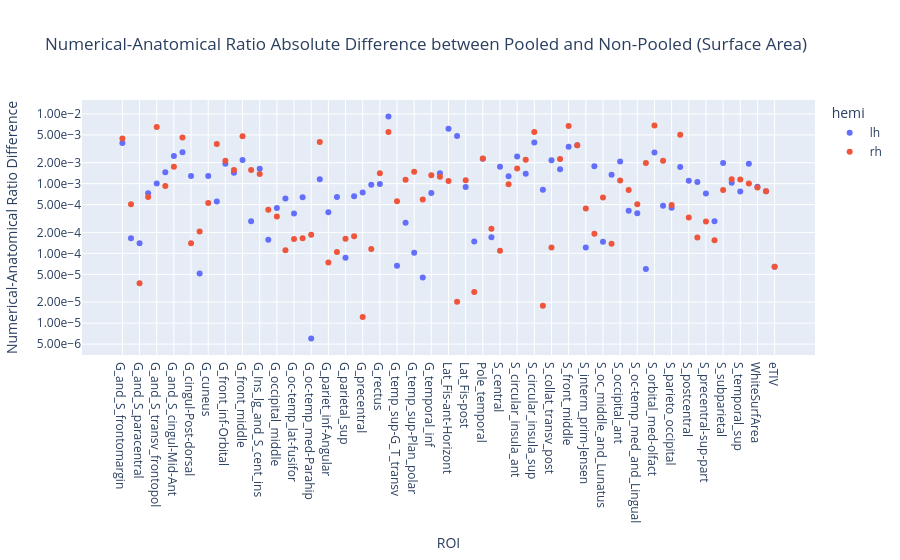

Notebook source saved alongside this figure:
### Markdown cell above
#### Difference between pooled vs non-pooled

### Code cell
r_na_diff = r_na_pooled.copy()
r_na_diff["r"] = (r_na_diff["r"] - r_na["r"]).abs()
print(f"Max difference: {r_na_diff['r'].max()}")
fig = px.scatter(
    r_na_diff,
    x="ROI",
    y="r",
    log_y=True,
    color="hemi",
    title="Numerical-Anatomical Ratio Absolute Difference between Pooled and Non-Pooled (Surface Area)",
    labels={"r": "Numerical-Anatomical Ratio Difference"},
).update_yaxes(tickformat=".2e")
print_figure(fig, "figures/area_r_na_diff.png")

### Figure 1 — Plotly figure (JSON) as saved in the notebook; plotly's stock layout.template omitted (floating-point values rounded to 4 significant figures)
{"data": [{"hovertemplate": "hemi=lh<br>ROI=%{x}<br>Numerical-Anatomical Ratio Difference=%{y}<extra></extra>", "legendgroup": "lh", "marker": {"color": "#636efa", "symbol": "circle"}, "mode": "markers", "name": "lh", "orientation": "v", "showlegend": true, "type": "scatter", "x": ["G_and_S_frontomargin", "G_and_S_occipital_inf", "G_and_S_paracentral", "G_and_S_subcentral", "G_and_S_transv_frontopol", "G_and_S_cingul-Ant", "G_and_S_cingul-Mid-Ant", "G_and_S_cingul-Mid-Post", "G_cingul-Post-dorsal", "G_cingul-Post-ventral", "G_cuneus", "G_front_inf-Opercular", "G_front_inf-Orbital", "G_front_inf-Triangul", "G_front_middle", "G_front_sup", "G_Ins_lg_and_S_cent_ins", "G_insular_short", "G_occipital_middle", "G_occipital_sup", "G_oc-temp_lat-fusifor", "G_oc-temp_med-Lingual", "G_oc-temp_med-Parahip", "G_orbital", "G_pariet_inf-Angular", "G_pariet_inf-Supramar", "G_parietal_sup", "G_postcentral", "G_precentral", "G_precuneus", "G_rectus", "G_subcallosal", "G_temp_sup-G_T_transv", "G_temp_sup-Lateral", "G_temp_sup-Plan_polar", "G_temp_sup-Plan_tempo", "G_temporal_inf", "G_temporal_middle", "Lat_Fis-ant-Horizont", "Lat_Fis-ant-Vertical", "Lat_Fis-post", "Pole_occipital", "Pole_temporal", "S_calcarine", "S_central", "S_cingul-Marginalis", "S_circular_insula_ant", "S_circular_insula_inf", "S_circular_insula_sup", "S_collat_transv_ant", "S_collat_transv_post", "S_front_inf", "S_front_middle", "S_front_sup", "S_interm_prim-Jensen", "S_intrapariet_and_P_trans", "S_oc_middle_and_Lunatus", "S_oc_sup_and_transversal", "S_occipital_ant", "S_oc-temp_lat", "S_oc-temp_med_and_Lingual", "S_orbital_lateral", "S_orbital_med-olfact", "S_orbital-H_Shaped", "S_parieto_occipital", "S_pericallosal", "S_postcentral", "S_precentral-inf-part", "S_precentral-sup-part", "S_suborbital", "S_subparietal", "S_temporal_inf", "S_temporal_sup", "S_temporal_transverse", "WhiteSurfArea", "BrainSegVolNotVent", "eTIV"], "xaxis": "x", "y": [0.003841, 0.000165, 0.00014, 0.0007285, 0.001003, 0.001454, 0.002495, 0.002827, 0.001288, 5.129e-05, 0.00129, 0.0005548, 0.001933, 0.001438, 0.002182, 0.0002887, 0.00163, 0.0001563, 0.0004476, 0.0006125, 0.000372, 0.0006378, 6.016e-06, 0.001153, 0.0003875, 0.0006413, 8.647e-05, 0.0006592, 0.0007474, 0.0009649, 0.0009908, 0.009178, 6.652e-05, 0.0002751, 0.0001018, 4.505e-05, 0.0007363, 0.001406, 0.006121, 0.004804, 0.0008936, 0.0001484, 0.002278, 0.0001707, 0.001752, 0.00128, 0.002446, 0.001384, 0.0039, 0.000816, 0.00217, 0.001609, 0.003369, 0.003548, 0.0001217, 0.001775, 0.0001473, 0.001345, 0.002072, 0.0004076, 0.0003754, 5.952e-05, 0.002792, 0.0004816, 0.0004503, 0.001732, 0.001104, 0.001052, 0.0007249, 0.0002898, 0.001975, 0.00103, 0.0007724, 0.001922, 0.0009039, 0.0007768, 6.406e-05], "yaxis": "y"}, {"hovertemplate": "hemi=rh<br>ROI=%{x}<br>Numerical-Anatomical Ratio Difference=%{y}<extra></extra>", "legendgroup": "rh", "marker": {"color": "#EF553B", "symbol": "circle"}, "mode": "markers", "name": "rh", "orientation": "v", "showlegend": true, "type": "scatter", "x": ["G_and_S_frontomargin", "G_and_S_occipital_inf", "G_and_S_paracentral", "G_and_S_subcentral", "G_and_S_transv_frontopol", "G_and_S_cingul-Ant", "G_and_S_cingul-Mid-Ant", "G_and_S_cingul-Mid-Post", "G_cingul-Post-dorsal", "G_cingul-Post-ventral", "G_cuneus", "G_front_inf-Opercular", "G_front_inf-Orbital", "G_front_inf-Triangul", "G_front_middle", "G_front_sup", "G_Ins_lg_and_S_cent_ins", "G_insular_short", "G_occipital_middle", "G_occipital_sup", "G_oc-temp_lat-fusifor", "G_oc-temp_med-Lingual", "G_oc-temp_med-Parahip", "G_orbital", "G_pariet_inf-Angular", "G_pariet_inf-Supramar", "G_parietal_sup", "G_postcentral", "G_precentral", "G_precuneus", "G_rectus", "G_subcallosal", "G_temp_sup-G_T_transv", "G_temp_sup-Lateral", "G_temp_sup-Plan_polar", "G_temp_sup-Plan_tempo", "G_temporal_inf", "G_temporal_middle", "Lat_Fis-ant-Horizont", "Lat_Fis-ant-Vertical", "Lat_Fis-post", "Pole_occipital", "Pole_temporal", "S_calcarine", "S_central", "S_cingul-Marginalis", "S_circular_insula_ant", "S_circular_insula_inf", "S_circular_insula_sup", "S_collat_transv_ant", "S_collat_transv_post", "S_front_inf", "S_front_middle", "S_front_sup", "S_interm_prim-Jensen", "S_intrapariet_and_P_trans", "S_oc_middle_and_Lunatus", "S_oc_sup_and_transversal", "S_occipital_ant", "S_oc-temp_lat", "S_oc-temp_med_and_Lingual", "S_orbital_lateral", "S_orbital_med-olfact", "S_orbital-H_Shaped", "S_parieto_occipital", "S_pericallosal", "S_postcentral", "S_precentral-inf-part", "S_precentral-sup-part", "S_suborbital", "S_subparietal", "S_temporal_inf", "S_temporal_sup", "S_temporal_transverse", "WhiteSurfArea", "BrainSegVolNotVent", "eTIV"], "xaxis": "x", "y": [0.004452, 0.0005057, 3.716e-05, 0.0006442, 0.006503, 0.000927, 0.001743, 0.004584, 0.00014, 0.0002059, 0.0005272, 0.003716, 0.002136, 0.001573, 0.00477, 0.001574, 0.001379, 0.0004233, 0.0003392, 0.0001106, 0.0001606, 0.0001654, 0.0001857, 0.003956, 7.388e-05, 0.0001047, 0.0001621, 0.0001757, 1.226e-05, 0.0001159, 0.001409, 0.005501, 0.0005596, 0.001135, 0.001475, 0.0005908, 0.001318, 0.001259, 0.001089, 2.021e-05, 0.00112, 2.793e-05, 0.002296, 0.0002262, 0.0001094, 0.0009839, 0.001649, 0.002196, 0.005502, 1.781e-05, 0.0001211, 0.002253, 0.006702, 0.003549, 0.0004395, 0.0001912, 0.000633, 0.0001372, 0.001105, 0.0008089, 0.0005046, 0.001981, 0.006812, 0.00213, 0.0004935, 0.00503, 0.000326, 0.0001685, 0.0002863, 0.0001544, 0.0008108, 0.001153, 0.001149, 0.001005, 0.0008832, 0.0007768, 6.406e-05], "yaxis": "y"}], "layout": {"legend": {"title": {"text": "hemi"}, "tracegroupgap": 0}, "title": {"text": "Numerical-Anatomical Ratio Absolute Difference between Pooled and Non-Pooled (Surface Area)"}, "xaxis": {"anchor": "y", "domain": [0, 1], "title": {"text": "ROI"}}, "yaxis": {"anchor": "x", "domain": [0, 1], "tickformat": ".2e", "title": {"text": "Numerical-Anatomical Ratio Difference"}, "type": "log"}}}
